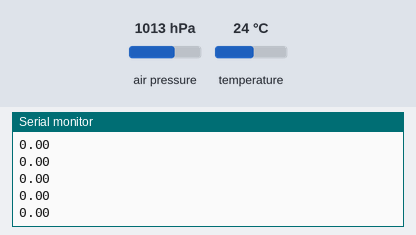
The sketch below on a simulated Arduino Uno, built with avr-gcc and run on an emulated ATmega328P. Shown: the last lines printed to the serial monitor. The test bench sets the inputs (shaded band); at power-on: air pressure 1013 hPa, temperature 24 °C.

Above: at 2.7 s.
2.8 s: air pressure set to 952 hPa
At 3.4 s:
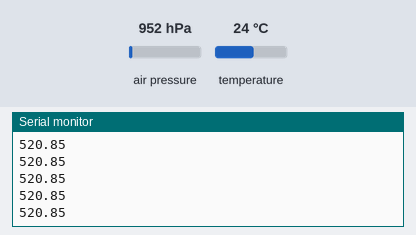
4.3 s: air pressure set to 975 hPa
At 5.4 s:
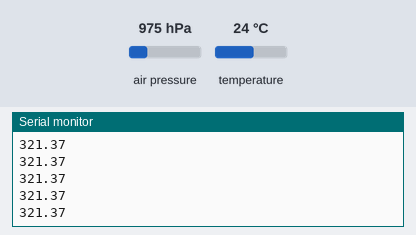
Timing chart, 0 to 7.3 s (numbered marks = the images above; inputs shaded):
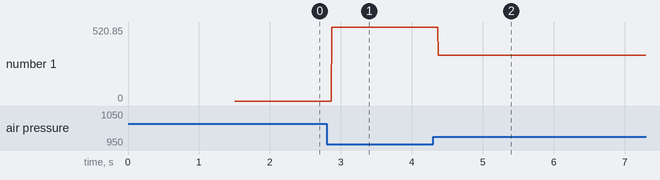

Measured:
- after the input at 2.8 s, the serial monitor: prints a new line after 0.07 s (image 1)
- after the input at 4.3 s, the serial monitor: prints a new line after 0.07 s (image 2)
- plotted number 1: 0 → 520.85 after the input at 2.8 s, 520.85 → 321.3 after the input at 4.3 s

The sketch:

baromeTro.ino
```cpp
#include <Wire.h>
#include <MS5611.h>

MS5611 ms5611;

double referencePressure;

void setup()
{
  Wire.begin();
  Serial.begin(9600);

  //Inicia e calibra o módulo MS5611
  setupMS5611();
  calibrateMS5611();

  // Aguarda a resposta do sensor
  delay(1500);
}

void loop()
{

  // Read raw values
  uint32_t rawTemp = ms5611.readRawTemperature();
  uint32_t rawPressure = ms5611.readRawPressure();

  // Read true temperature & Pressure
  double realTemperature = ms5611.readTemperature();
  long realPressure = ms5611.readPressure();

  // Calculate altitude
  float absoluteAltitude = ms5611.getAltitude(realPressure);
  float relativeAltitude = ms5611.getAltitude(realPressure, referencePressure);

  Serial.println(relativeAltitude);

}

void setupMS5611()
{
  ms5611.begin();
}

void calibrateMS5611()
{
	// Get reference pressure for relative altitude
	referencePressure = ms5611.readPressure();

}
```
